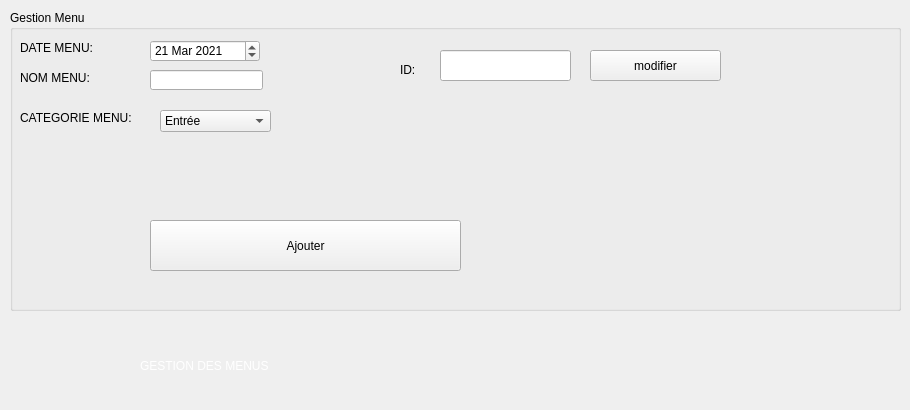
        <widget class="QWidget" name="tab_18">
         <attribute name="title">
          <string>Ajouter/modifier</string>
         </attribute>
         <widget class="QGroupBox" name="groupBox_7">
          <property name="geometry">
           <rect>
            <x>10</x>
            <y>10</y>
            <width>891</width>
            <height>301</height>
           </rect>
          </property>
          <property name="title">
           <string>Gestion Menu</string>
          </property>
          <widget class="QLabel" name="label_62">
           <property name="geometry">
            <rect>
             <x>10</x>
             <y>30</y>
             <width>81</width>
             <height>16</height>
            </rect>
           </property>
           <property name="text">
            <string>DATE MENU:</string>
           </property>
          </widget>
          <widget class="QLabel" name="label_63">
           <property name="geometry">
            <rect>
             <x>10</x>
             <y>60</y>
             <width>111</width>
             <height>16</height>
            </rect>
           </property>
           <property name="text">
            <string>NOM MENU:</string>
           </property>
          </widget>
          <widget class="QLabel" name="label_64">
           <property name="geometry">
            <rect>
             <x>10</x>
             <y>100</y>
             <width>121</width>
             <height>16</height>
            </rect>
           </property>
           <property name="text">
            <string>CATEGORIE MENU:</string>
           </property>
          </widget>
          <widget class="QLineEdit" name="lineEdit_25">
           <property name="geometry">
            <rect>
             <x>140</x>
             <y>60</y>
             <width>113</width>
             <height>20</height>
            </rect>
           </property>
          </widget>
          <widget class="QPushButton" name="pushButton_27">
           <property name="geometry">
            <rect>
             <x>140</x>
             <y>210</y>
             <width>311</width>
             <height>51</height>
            </rect>
           </property>
           <property name="text">
            <string>Ajouter</string>
           </property>
          </widget>
          <widget class="QLineEdit" name="lineEdit7_3">
           <property name="geometry">
            <rect>
             <x>430</x>
             <y>40</y>
             <width>131</width>
             <height>31</height>
            </rect>
           </property>
           <property name="text">
            <string/>
           </property>
          </widget>
          <widget class="QPushButton" name="pushButton_28">
           <property name="geometry">
            <rect>
             <x>580</x>
             <y>40</y>
             <width>131</width>
             <height>31</height>
            </rect>
           </property>
           <property name="text">
            <string>modifier</string>
           </property>
          </widget>
          <widget class="QLabel" name="label_65">
           <property name="geometry">
            <rect>
             <x>390</x>
             <y>50</y>
             <width>21</width>
             <height>20</height>
            </rect>
           </property>
           <property name="text">
            <string>ID:</string>
           </property>
          </widget>
          <widget class="QComboBox" name="comboBox_7">
           <property name="geometry">
            <rect>
             <x>150</x>
             <y>100</y>
             <width>111</width>
             <height>22</height>
            </rect>
           </property>
           <item>
            <property name="text">
             <string>Entrée</string>
            </property>
           </item>
           <item>
            <property name="text">
             <string>Suite</string>
            </property>
           </item>
           <item>
            <property name="text">
             <string>Dessert</string>
            </property>
           </item>
           <item>
            <property name="text">
             <string>Boissons</string>
            </property>
           </item>
          </widget>
          <widget class="QDateEdit" name="lineEdit_26">
           <property name="geometry">
            <rect>
             <x>140</x>
             <y>30</y>
             <width>110</width>
             <height>22</height>
            </rect>
           </property>
           <property name="date">
            <date>
             <year>2021</year>
             <month>3</month>
             <day>21</day>
            </date>
           </property>
          </widget>
         </widget>
         <widget class="QLabel" name="label_823">
          <property name="geometry">
           <rect>
            <x>140</x>
            <y>350</y>
            <width>271</width>
            <height>31</height>
           </rect>
          </property>
          <property name="styleSheet">
           <string notr="true">font: 63 16pt &quot;Yu Gothic UI Semibold&quot;;
color : white;</string>
          </property>
          <property name="text">
           <string>GESTION DES MENUS</string>
          </property>
         </widget>
         <widget class="QLabel" name="label_86">
          <property name="geometry">
           <rect>
            <x>60</x>
            <y>330</y>
            <width>71</width>
            <height>71</height>
           </rect>
          </property>
          <property name="text">
           <string/>
          </property>
          <property name="pixmap">
           <pixmap>icons8-restaurant-menu-64.png</pixmap>
          </property>
         </widget>
        </widget>
